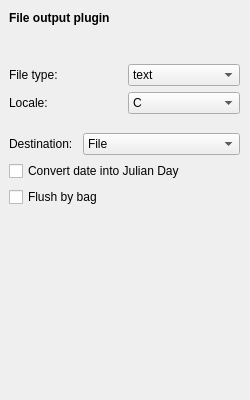
<?xml version="1.0" encoding="UTF-8"?>
<ui version="4.0">
 <class>FilePluginGvle</class>
 <widget class="QWidget" name="FilePluginGvle">
  <property name="geometry">
   <rect>
    <x>0</x>
    <y>0</y>
    <width>250</width>
    <height>400</height>
   </rect>
  </property>
  <property name="windowTitle">
   <string>Form</string>
  </property>
  <widget class="QWidget" name="layoutWidget">
   <property name="geometry">
    <rect>
     <x>9</x>
     <y>51</y>
     <width>231</width>
     <height>171</height>
    </rect>
   </property>
   <layout class="QVBoxLayout" name="verticalLayout_3">
    <item>
     <layout class="QVBoxLayout" name="verticalLayout">
      <item>
       <layout class="QHBoxLayout" name="horizontalLayout">
        <item>
         <widget class="QLabel" name="labelFileType">
          <property name="text">
           <string>File type:</string>
          </property>
         </widget>
        </item>
        <item>
         <widget class="QComboBox" name="fileType">
          <item>
           <property name="text">
            <string>text</string>
           </property>
          </item>
          <item>
           <property name="text">
            <string>csv</string>
           </property>
          </item>
          <item>
           <property name="text">
            <string>rdata</string>
           </property>
          </item>
         </widget>
        </item>
       </layout>
      </item>
      <item>
       <layout class="QHBoxLayout" name="horizontalLayout_2">
        <item>
         <widget class="QLabel" name="labelLocale">
          <property name="text">
           <string>Locale:</string>
          </property>
         </widget>
        </item>
        <item>
         <widget class="QComboBox" name="locale">
          <item>
           <property name="text">
            <string>C</string>
           </property>
          </item>
          <item>
           <property name="text">
            <string>user</string>
           </property>
          </item>
         </widget>
        </item>
       </layout>
      </item>
     </layout>
    </item>
    <item>
     <layout class="QVBoxLayout" name="verticalLayout_2">
      <item>
       <layout class="QHBoxLayout" name="horizontalLayout_3">
        <item>
         <widget class="QLabel" name="labelDestination">
          <property name="text">
           <string>Destination:</string>
          </property>
         </widget>
        </item>
        <item>
         <widget class="QComboBox" name="destination">
          <item>
           <property name="text">
            <string>File</string>
           </property>
          </item>
          <item>
           <property name="text">
            <string>Standard ouptut stream</string>
           </property>
          </item>
          <item>
           <property name="text">
            <string>Standard error stream</string>
           </property>
          </item>
         </widget>
        </item>
       </layout>
      </item>
      <item>
       <widget class="QCheckBox" name="julianDay">
        <property name="text">
         <string>Convert date into Julian Day</string>
        </property>
       </widget>
      </item>
      <item>
       <widget class="QCheckBox" name="flushByBag">
        <property name="text">
         <string>Flush by bag</string>
        </property>
       </widget>
      </item>
     </layout>
    </item>
   </layout>
  </widget>
  <widget class="QLabel" name="labelTitleOne">
   <property name="geometry">
    <rect>
     <x>9</x>
     <y>9</y>
     <width>128</width>
     <height>17</height>
    </rect>
   </property>
   <property name="font">
    <font>
     <weight>75</weight>
     <bold>true</bold>
     <strikeout>false</strikeout>
    </font>
   </property>
   <property name="text">
    <string>File output plugin</string>
   </property>
  </widget>
 </widget>
 <resources/>
 <connections/>
</ui>
